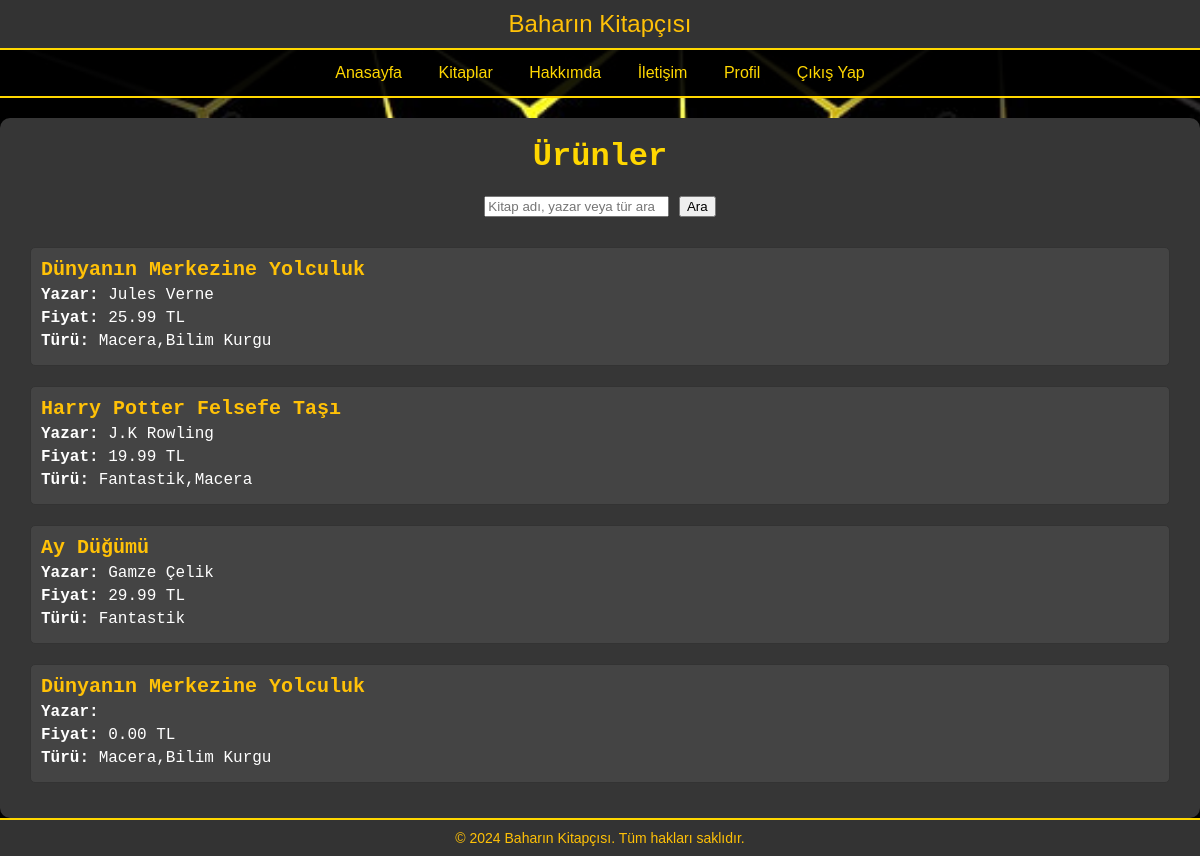
/urunler.php (signed in), run on the app's committed database.
### tables this page shows
CREATE TABLE kitaplar (
    id INT AUTO_INCREMENT PRIMARY KEY,
    kitap_adi VARCHAR(255) NOT NULL,
    yazar VARCHAR(255) NOT NULL,
    fiyat DECIMAL(10, 2) NOT NULL,
    turu VARCHAR(50) Not Null
);

### urunler.php (the view, shortened to what this page needs)
<?php
include 'config.php';
function getBooks($limit = 4, $search = '') {
    global $conn;
    $sql = "SELECT * FROM kitaplar";
    $sql .= " LIMIT $limit";
    $result = $conn->query($sql);
    $books = array();
    if ($result->num_rows > 0) {
        while ($row = $result->fetch_assoc()) {
            $books[] = $row;
        }
    }
    return $books;
}
$search = '';
$books = getBooks(4, $search);
?>
<!DOCTYPE html>
<html>
<head>
    <link rel="stylesheet" type="text/css" href="styles.css">
</head>
<body>
    <div class="header">
        Baharın Kitapçısı
    </div>
    <div class="navbar">
        <ul>
            <li><a href="viewer.php">Anasayfa</a></li>
            <li><a href="urunler.php">Kitaplar</a></li>
            <li><a href="hakkimda.php">Hakkımda</a></li>
            <li><a href="iletisim.php">İletişim</a></li>
            <li><a href="profil.php">Profil</a></li>
            <li><a href="cikis.php">Çıkış Yap</a></li>
        </ul>
    </div>
    <div class="content">
        <h1>Ürünler</h1>
        <form method="get" action="urunler.php">
            <input type="text" name="search" placeholder="Kitap adı, yazar veya tür ara" value="<?php echo htmlspecialchars($search); ?>">
            <button type="submit">Ara</button>
        </form>
        <?php if (count($books) > 0): ?>
            <?php foreach ($books as $book): ?>
                <div class="book">
                    <h3><?php echo htmlspecialchars($book['kitap_adi']); ?></h3>
                    <p><strong>Yazar:</strong> <?php echo htmlspecialchars($book['yazar']); ?></p>
                    <p><strong>Fiyat:</strong> <?php echo htmlspecialchars($book['fiyat']); ?> TL</p>
                    <p><strong>Türü:</strong> <?php echo htmlspecialchars($book['turu']); ?></p>
                </div>
            <?php endforeach; ?>
        <?php else: ?>
            <p>Kitap bulunamadı.</p>
        <?php endif; ?>
    </div>
    <div class="footer">
        &copy; 2024 Baharın Kitapçısı. Tüm hakları saklıdır.
    </div>
</body>
</html>

### styles.css (style rules this page uses)
body { background-color: #333; color: #FFD700; font-family: Arial, sans-serif; margin: 0; padding: 0; background-image: url('arka.jpg'); background-size: cover; background-position: center; background-repeat: no-repeat; }
.header { background-color: rgba(51, 51, 51, 0.9); color: #FFD700; padding: 20px 0; text-align: center; font-size: 24px; border-bottom: 2px solid #FFD700; position: relative; z-index: 2; }
.navbar { background-color: rgba(0, 0, 0, 0.9); overflow: hidden; border-bottom: 2px solid #FFD700; position: relative; z-index: 2; }
.navbar ul { list-style-type: none; margin: 0; padding: 0; text-align: center; }
.navbar ul li { display: inline; }
.navbar ul li a { display: inline-block; color: #FFD700; text-align: center; padding: 14px 16px; text-decoration: none; transition: background-color 0.3s; }
.content { background-color: #363636; padding: 20px; border-radius: 10px; margin-top: 20px; text-align: center; font-family: 'Courier New', Courier, monospace; min-height: calc(100vh - 140px); display: flex; flex-direction: column; }
.footer { background-color: rgba(0, 0, 0, 0.9); color: #FFD700; padding: 10px 0; text-align: center; font-size: 14px; border-top: 2px solid #FFD700; }
h1 { color: #FFD700; margin-top: 0; }
p { color: #FFF; font-size: 18px; }

### urunler.php (style rules this page uses)
.book { border: 1px solid #333; padding: 10px; margin: 10px; border-radius: 5px; background-color: #444; color: #fff; text-align: left; }
.book h3 { margin: 0; padding: 0; color: #ffc107; font-size: 20px; }
.book p { margin: 5px 0; font-size: 16px; }
.header, .footer { background-color: #333; color: #ffc107; padding: 10px; text-align: center; }
.navbar li a { display: block; color: #ffc107; text-align: center; padding: 14px 16px; text-decoration: none; }
form { margin-bottom: 20px; }

### data on the page
kitaplar: kitap_adi "Dünyanın Merkezine Yolculuk", yazar "Jules Verne", fiyat "25.99", turu "Macera,Bilim Kurgu"
kitaplar: kitap_adi "Harry Potter Felsefe Taşı", yazar "J.K Rowling", fiyat "19.99", turu "Fantastik,Macera"
kitaplar: kitap_adi "Ay Düğümü", yazar "Gamze Çelik", fiyat "29.99", turu "Fantastik"
kitaplar: kitap_adi "Dünyanın Merkezine Yolculuk", fiyat "0.00", turu "Macera,Bilim Kurgu"
